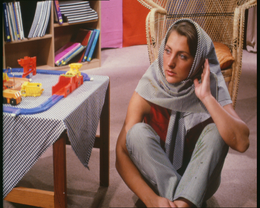
%> input picture barbara.bmp, 260 x 208 px, shrunk from 720 x 576 before the run
$ octave main.m   (GNU Octave 9; MATLAB toolbox functions it lacks are replaced by stand-ins)
%> lines starting %> are read from the running program, lines starting %| are printed output that depends on the picture; in (x1, y1, x2, y2) boxes, pixels count from 0 and x2, y2 are one past the last pixel; in counts of white or black regions, pixels touching at a corner belong together; the program's own positions count from 1
### satv.m
function u = satv(f,lambda,varargin)
%TVRESTORE  Total variation based image restoration.
%   u = TVRESTORE(f,lambda,D,K,noise) simultaneously denoises, deblurs, and
%   inpaints image f using total variation regularization such that K*u is
%   approximately f outside the inpainting region.  Image f may be an MxN
%   grayscale image, a MxNx3 color image, or generally may have any number
%   of channels (e.g., a hyperspectral image).  Parameter lambda balances
%   between deblurring accuracy and noise reduction, where smaller lambda
%   implies stronger noise reduction (but at the cost of deblurring
%   accuracy).
%
%   D is the inpainting region (true = unknown).  D = [] disables
%   inpainting (specifies an empty inpainting region).
%
%   K is the point-spread function.  K = [] disables deconvolution
%   (specifies identity, K*u = u).
%
%   The noise parameter specifies the noise model (case insensitive):
%     'Gaussian' or 'L2'  - (default) the degradation model for additive
%                           white Gaussian noise (AWGN),
%                             f = (exact) + (Gaussian noise)
%     'Laplace' or 'L1'   - additive Laplacian noise, this model is
%                           effective for salt&pepper noise
%     'Poisson'           - each pixel is an independent Poisson random
%                           variable with mean equal to the exact value
%
%   TVRESTORE(...,tol,maxiter) specify the stopping tolerance and the
%   maximum number of iterations.
%
%   TVRESTORE(...,tol,maxiter,plotfun) specifies a plotting callback to
%   customize the display of the solution progress.  plotfun should be the
%   name of a function or a function handle.  An example plotfun is
%
%       function myplot(state, iter, delta, u)
%       switch state
%           case 0  % Running
%               fprintf('  Iter=%4d  Delta=%7.3f\n', iter, delta);
%           case 1  % Converged successfully
%               fprintf('Converged successfully.\n');
%           case 2  % Maximum iterations exceeded
%               fprintf('Maximum number of iterations exceeded.\n');
%       end
%       image(u*255);
%       axis image
%       title(sprintf('Iter=%d  Delta=%.4f', iter, delta));
%       return;
%
%   TVRESTORE(...,tol,maxiter,plotfun,u0) specifies the initial guess u0.
%   By default, the initialization u0 = f is used.
%
%   TVRESTORE approximately solves the minimization problem
%
%                      /
%       Min  TV(u)  +  |        lambda F(K*u,f) dx
%        u             /Omega\D
%
%   where TV(u) denotes the total variation of u and F(.,.) depends on the
%   noise model.  If f has multiple channels, TV is replaced with vectorial
%   TV.  The minimization is solved with the split Bregman method,
%      T. Goldstein and S. Osher,  "The Split Bregman Algorithm for L1
%      Regularized Problems", UCLA CAM Report 08-29.
%
%   See also tvdenoise, tvdeconv, and tvinpaint.

% Pascal Getreuer 2009-2010


% Check first two arguments f and lambda
if nargin < 2
    error('Not enough input argments.');
elseif (~isnumeric(f) && ~islogical(f)) || ndims(f) > 3
    error('First argument must be a numeric 2D or 3D array.');
elseif (~isnumeric(lambda) && ~islogical(lambda)) ...
    || (numel(lambda) ~= 1 && ndims(lambda) ~= 2)
    error('Second argument must be a numeric scalar or 2D array.');
elseif numel(lambda) ~= 1 && ~isequal(size(lambda), [size(f,1),size(f,2)])
    error('lambda must have the same number of rows and columns as the input image.');
end

if nargin == 2 || isempty(varargin)
    % Empty options struct
    opt = [];
elseif isstruct(varargin{1})
    % Options passed as third argument
    opt = varargin{1};
    maxargs = 2;
else
    % Unpack varargin into options struct
    maxargs = min(length(varargin),6);
    opt = {'D', 'K', 'noise', 'tol', 'maxiter', 'plotfun', 'u0'};
    D = varargin{1};
    opt = cell2struct({varargin{2:maxargs}}, {opt{2:maxargs}}, 2);

    if ~isempty(D)
        if (~islogical(D) && ~isnumeric(D)) || ndims(D) ~= 2
            error('D must be a logical or numeric 2D array.');
        elseif ~isequal(size(D), [size(f,1),size(f,2)])
            error('D must have the same number of rows and columns as the input image.');
        end

        if numel(lambda) == 1
            lambda = repmat(lambda, size(D));
        end

        lambda(logical(D)) = 0;
    end

    maxargs = 7;
end

if length(varargin) > maxargs
    error('Too many input arguments.');
end

if isfield(opt, 'noise')
    opt.noise = lower(opt.noise);
end

% Uncomment this line to turn on verbose display
% opt.verbose = 1;


% Call the solver routine
% The forth argument (if specified) is the initial guess u0
u = tvreg_original(f, lambda, opt, varargin{maxargs:end});

%%% 2011. 03. 17 Lee %%%%% NLM weight (denoising) %%%%%%%%%%%%%%%%%%%%%%%%%
%u = tvreg_nlm_denoising(f, lambda, opt, varargin{maxargs:end}); % lee

### tvreg_original.m
function u = tvreg_original(f,lambda,opt,u)

%TVREG  TV regularization solver routine.
%   u = TVREG(f,lambda,opt) approximately solves the problem
%
%                      /
%       Min  TV(u)  +  | lambda F(K*u,f) dx,
%        u             /
%
%   where f is an MxN or MxNxP array specifying the input image, lambda is
%   a nonnegative scalar or MxN array specifying the fidelity weight, and
%   other parameters are given in options struct opt.  opt may contain all
%   or any subset of the following parameters:
%
%      opt.K         2D array, the blur point spread function
%      opt.noise     string, the noise model, which can be
%                    'Gaussian' or 'L2' for the Gaussian noise model
%                    'Laplace' or 'L1'  for the Laplace noise model
%                    'Poisson'          for the Poisson noise model
%      opt.tol       convergence tolerance
%      opt.maxiter   maximum number of iterations
%      opt.gamma1    constraint weight on d = grad u
%      opt.gamma2    constraint weight on z = Ku
%      opt.plotfun   plotting callback function
%      opt.verbose   show verbose information
%
%   Option opt.plotfun should be the name of a function or a function
%   handle.  An example plotfun is
%
%         function myplot(state, iter, delta, u)
%         switch state
%             case 0  % Running
%                 fprintf('  Iter=%4d  Delta=%7.3f\n', iter, delta);
%             case 1  % Converged successfully
%                 fprintf('Converged successfully.\n');
%             case 2  % Maximum iterations exceeded
%                 fprintf('Maximum number of iterations exceeded.\n');
%         end
%         image(u*255);
%         axis image
%         title(sprintf('Iter=%d  Delta=%.4f', iter, delta));
%         return;
%
%   TVREG(f,lambda,opt,u0) specifies the initial guess u0.  By default, the
%   initialization u0 = f is used.
%
%   The minimization is solved with the split Bregman method,
%      T. Goldstein and S. Osher,  "The Split Bregman Algorithm for L1
%      Regularized Problems", UCLA CAM Report 08-29.
%
%   See also tvdenoise, tvdeconv, tvinpaint, and tvrestore.

% Pascal Getreuer 2009-2010

% Implementation notes:
%
% This is the pure M-code version of the solver.  It is "functionally
% equivalent" to the MEX function version in tvreg.c, meaning for the same
% input parameters, they should converge to similar solutions.  However,
% the two versions do not always use the same algorithm.  The changes are
% to adjust to the limitations of the MATLAB environment.
%
% For the u-subproblem when K is identity (i.e., denoising or inpainting),
% we use Jacobi iteration here instead of Gauss-Seidel.  Gauss-Seidel could
% be implemented directly as a loop, in which case efficiency depends on
% the accelerated interpreter.  Another possibility is to use sparse matrix
% operations.  But here for simplicity we use Jacobi, which is easily
% vectorized.
%
% For the u-subproblem when K is symmetric, it can be efficiently solved
% using DCT transforms, but it is not possible here.  The functions "dct2"
% and "idct2" are only available with the Image Toolbox, and sadly, they
% are implemented naively, using symmetric extension followed by FFT!  This
% undermines the efficiency that we would gain with the DCT.  Here we use
% the FFT for all deconvolution problems.


%
% Input parsing
%

% Check first two arguments f and lambda
if nargin < 2
    error('Not enough input argments.');
elseif (~isnumeric(f) && ~islogical(f)) || ndims(f) > 3
    error('First argument must be a numeric 2D or 3D array.');
elseif (~isnumeric(lambda) && ~islogical(lambda)) ...
    || (numel(lambda) ~= 1 && ndims(lambda) ~= 2)
    error('Second argument must be a numeric scalar or 2D array.');
elseif numel(lambda) ~= 1 && ~isequal(size(lambda),[size(f,1),size(f,2)])
    error('lambda must have the same number of rows and columns as the input image.');
end

if nargin < 4
    if nargin < 3
        opt = struct([]);
    end

    u = f;
end

% Set defaults
K = 1;  %[ ]
noise = 'l2';
tol = 1e-3; %original tol 1e-3
maxiter = 50; %original maxiter 100
gamma1 = 5;%%%%%%%%%%%%%%%5
gamma2 = 8;%%%%%%%%%%%%%%%%%8;
plotfun = [];
verbose = 0;

% Unpack opt struct
unpackopt(opt);

% Check scalar parameters
if ~isnumericscalar(tol)
    error('tol should be a numeric scalar.');
elseif ~isnumericscalar(maxiter)
    error('maxiter should be a numeric scalar.');
elseif ~isnumericscalar(gamma1)
    error('gamma1 should be a numeric scalar.');
elseif ~isnumericscalar(gamma2)
    error('gamma2 should be a numeric scalar.');
end

% Check K
if ~isempty(K)
    if (~isnumeric(K) && ~islogical(K)) || ndims(K) ~= 2
        error('K must be a numeric 2D array.');
    elseif sum(K(:)) == 0
        error('K must have nonzero sum.');
    end
end

% Check noise
if ~ischar(noise)
    error('noise model must be a string.');
else
    switch lower(noise)
        case {'l2','l^2','gaussian'}
            noise = '2';
        case {'l1','l^1','laplace','laplacian'}
            noise = '1';
        case {'poisson'}
            noise = 'p';
            f = max(0,f);
            u = max(0,u);
        otherwise
            error('Unknown noise model ''%s''.',noise);
    end
end

% Check plotfun
if ~isempty(plotfun) && ~ischar(plotfun) ...
        && ~isa(plotfun,'function_handle')
    error('plotfun must be the name of a function or a function handle.');
end

% Check initial u
if ~isequal(size(u), size(f))
    error('u0 must have the same size as the input image.');
end

[N1,N2,N3] = size(f); %#ok<NASGU>

if isempty(K)
    fftK = ones(2*N1,2*N2);
    DeconvFlag = false;
elseif sum(K(:)) == 0
    error('K must have nonzero sum.');
else
    K = double(K);
    Kpad = zeros(2*N1,2*N2);
    [k1,k2] = size(K);

    if k1 > 2*N1 || k2 > 2*N2
        error('K cannot be larger than the image.');
    end

    Kpad([end+1-floor(k1/2):end,1:ceil(k1/2)], ...
        [end+1-floor(k2/2):end,1:ceil(k2/2)]) = K;
    fftK = fft2(Kpad);
    DeconvFlag = true;
end

UseZ = (noise ~= '2' || (DeconvFlag && numel(lambda) ~= 1));

if verbose > 0
    % Verbose information
    fprintf('f         : [%d x %d x %d]\n', N1, N2, N3);
    fprintf('lambda    : ');

    if numel(lambda) == 1
        fprintf('%g\n', lambda);
    else
        fprintf('[%d x %d]\n', size(lambda,1), size(lambda,2));
    end

    fprintf('K         : ');

    if ~DeconvFlag
        fprintf('(identity)\n');
    else
        fprintf('[%d x %d]\n', size(K,1), size(K,2));
    end

    fprintf('tol       : %g\n', tol);
    fprintf('max iter  : %d\n', maxiter);
    fprintf('gamma1    : %g\n', gamma1);
    fprintf('gamma2    : %g\n', gamma2);
    fprintf('noise     : ');

    switch noise
        case '2'
            fprintf('L2\n');
        case '1'
            fprintf('L1\n');
        case 'p'
            fprintf('Poisson\n');
    end

    fprintf('plotting  : ');

    if isempty(plotfun)
        fprintf('none\n');
    else
        fprintf('custom\n');
    end

    fprintf('algorithm : split Bregman ');

    if UseZ
        fprintf('(d = grad u, z = Ku) ');
    else
        fprintf('(d = grad u) ');
    end

    if ~DeconvFlag
        fprintf('Gauss-Seidel ');
    else
        fprintf('Fourier ');
    end

    fprintf('u-solver\n');
    fprintf('implement : M-code\n');
end


%
% Initializations
%

f = double(f);
u = double(u);
dx = zeros(size(f));
dy = zeros(size(f));
dtildex = zeros(size(f));
dtildey = zeros(size(f));
iter = 0;

id = [2:N1,N1];
iu = [1,1:N1-1];
ir = [2:N2,N2];
il = [1,1:N2-1];

normf = norm(f(:));
f_0 = f;

if DeconvFlag
    Lap = zeros(2*N1,2*N2);
    Lap([end,1,2],[end,1,2]) = [0,1,0;1,-4,1;0,1,0];
end

delta = (tol + (tol == 0))*1000;

% if ~isempty(plotfun)
%     feval(plotfun, 0, iter, delta, u);
%     drawnow;
% end

if ~UseZ
    %
    % Simplified algorithm for Gaussian noise model and no inpainting
    %

    if DeconvFlag
        fftmul = ( (lambda/gamma1)*abs(fftK).^2 - real(fft2(Lap)) ).^-1;
        fftK = fftK(:,:,ones(1,N3));
        fftmul = fftmul(:,:,ones(1,N3));
        fftmKf = (lambda/gamma1)*conj(fftK).*fft2(addpad(f));
    end

    if numel(lambda) > 1
        lambda = lambda(:,:,ones(N3,1));
    end

    while iter < maxiter
        %f= f+(f_0-u); %% Lee 110827
        iter = iter + 1;

        if DeconvFlag
            ulast = u;
            u = cutpad(real(ifft2( fftmul.*(fftmKf ...
                - fft2(addpad(dtildex - dtildex(:,il,:) ...
                + dtildey - dtildey(iu,:,:)))) )));
            udiff = norm(u(:) - ulast(:),2);
        elseif numel(lambda) == 1
            [u,udiff] = uupdate(lambda/gamma1,(lambda/gamma1)*f,...
                dtildex,dtildey,u);
        else
            unew = ((lambda/gamma1).*f - dtildex + dtildex(:,il,:) ...
                - dtildey + dtildey(iu,:,:)...
                + u(iu,:,:) + u(id,:,:) ...
                + u(:,il,:) + u(:,ir,:) + 4*u)...
                ./ (lambda/gamma1 + 8);
            udiff = norm(unew(:) - u(:),2);
            u = unew;
        end

        delta = udiff/normf;

        if iter >= 2 && delta <= tol
%             if ~isempty(plotfun)
%                 feval(plotfun, 1, iter, delta, u);
%                 drawnow;
%             end
            iter
            return;
        end

        dx = (u(:,ir,:) - u) + dx - dtildex;
        dy = (u(id,:,:) - u) + dy - dtildey;
        [dxnew,dynew] = shrink2(dx,dy,1/gamma1);

        dtildex = 2*dxnew - dx;
        dtildey = 2*dynew - dy;
        dx = dxnew;
        dy = dynew;

%         if ~isempty(plotfun)
%             feval(plotfun, 0, iter, delta, u);
%             drawnow;
%         end
    end
    iter
else
    %
    % General algorithm for any noise model and parameters
    %

    z = u;
    b2 = zeros(size(f));

    if numel(lambda) > 1
        lambda = lambda(:,:,ones(N3,1));
    end

    if DeconvFlag
        fftmul = ( (gamma2/gamma1)*abs(fftK).^2 - real(fft2(Lap)) ).^-1;
        fftK = fftK(:,:,ones(1,N3));
        fftmul = fftmul(:,:,ones(1,N3));
    end

    % Bregman iteration main loop
    while iter < maxiter
        iter = iter + 1;

        % Solve the u subproblem
        if DeconvFlag
            ulast = u;
            fftu = fftmul.*( ...
                (gamma2/gamma1)*conj(fftK).*fft2(addpad(z - b2)) ...
                - fft2(addpad(dtildex - dtildex(:,il,:) ...
                + dtildey - dtildey(iu,:,:))) );
            u = cutpad(real(ifft2(fftu)));
            Ku = cutpad(real(ifft2(fftK.*fftu)));
            udiff = norm(u(:) - ulast(:),2);
        else
            [u,udiff] = uupdate(gamma2/gamma1,(gamma2/gamma1)*(z - b2),...
                dtildex,dtildey,u);
            Ku = u;
        end

        delta = udiff/normf;

        % Check for convergence
        if iter >= 3 && delta <= tol
            if ~isempty(plotfun)
                feval(plotfun, 1, iter, delta, u);
                drawnow;
            end
            return;
        end

        % Solve the d subproblem
        dx = (u(:,ir,:) - u) + dx - dtildex;
        dy = (u(id,:,:) - u) + dy - dtildey;
        [dxnew,dynew] = shrink2(dx,dy,1/gamma1);

        % Update Bregman variables
        dtildex = 2*dxnew - dx;
        dtildey = 2*dynew - dy;
        dx = dxnew;
        dy = dynew;

        % Solve the z subproblem
        switch noise
            case '2'
                z = (Ku + b2 + (lambda/gamma2).*f)./(1 + lambda/gamma2);
            case '1'
                z = Ku - f + b2;
                z = f + max(0,abs(z) - lambda/gamma2).*sign(z);
            case 'p'
                t = (Ku + b2 - lambda/gamma2)/2;
                z = t + sqrt(t.^2 + (lambda/gamma2).*f);
        end

        % Update Bregman variables
        b2 = b2 + Ku - z;

        if ~isempty(plotfun)
            feval(plotfun, 0, iter, delta, u);
            drawnow;
        end
    end
end


% Iterations exceeded maxiter
if ~isempty(plotfun)
    feval(plotfun, 2, iter, delta, u);
    drawnow;
end
return;


function unpackopt(opt)
% Unpack options struct
names = fieldnames(opt);

for k = 1:length(names)
    field = getfield(opt,names{k}); %#ok<GFLD>

    if isempty(field)
        continue;
    elseif isempty(strmatch(names{k},{'K', 'noise', 'tol', 'maxiter', ...
            'gamma1', 'gamma2', 'plotfun', 'verbose'}))
        warning(sprintf('Ignoring unknown option ''%s''.', ...
            names{k})); %#ok<WNTAG,SPWRN>
    else
        assignin('caller', names{k}, field);
    end
end
return;


function t = isnumericscalar(x)
% Test if variable is a numeric scalar
t = ((isnumeric(x) || islogical(x)) && numel(x) == 1);
return;


function [dx,dy] = shrink2(dx,dy,Thresh)
% Vectorial shrinkage (soft-threholding)
%   [dxnew,dynew] = SHRINK2(dx,dy,Thresh)
s = sqrt(sum(dx.^2 + dy.^2,3));
s = max(0,s - Thresh)./max(1e-12,s);
dx = s(:,:,ones(1,size(dx,3))).*dx;
dy = s(:,:,ones(1,size(dx,3))).*dy;
return;


% [13 lines left out: function uupdate, not called in this run]


function f = addpad(f)
% Double image size in both dimensions by symmetric extension
[N1,N2,N3] = size(f); %#ok<NASGU>
f = f([1:N1,N1:-1:1],[1:N2,N2:-1:1],:);
return;


function f = cutpad(f)
% Crop an image to its top-left quarter
[N1,N2,N3] = size(f); %#ok<NASGU>
f = f(1:N1/2,1:N2/2,:);
return;

### main.m
clc, clear;
I = im2double(imread('barbara.bmp'));

lambda = 2.5;

% structure image
S = satv(I,lambda,[],[],'L2');
%> in satv, `D = varargin{1};`: D = []
%> in satv, `opt.noise = lower(opt.noise);`: opt.noise = 'l2'
%> in unpackopt, `names = fieldnames(opt);`: names = {'K', 'noise'}
%> the loop in unpackopt, `for k = 1:length(names)` made 2 passes
%> field on pass 2: 'l2'
%> in tvreg_original, `Kpad([end+1-floor(k1/2):end,1:ceil(k1/2)], [end+1-floor(k2/2):end,1:ce..`:
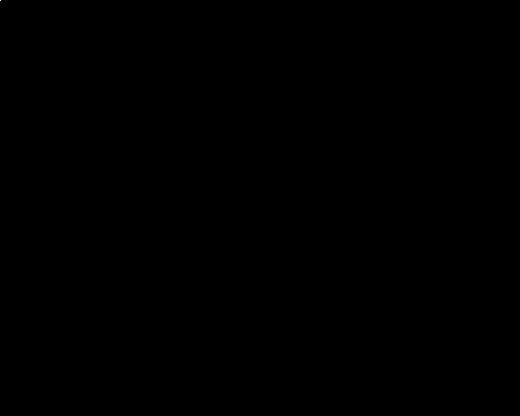
%> Kpad: size 416x520 double; values 0 (black) and 1 (white), 0% white in thin lines or dots, all inside (x1, y1, x2, y2) = (0, 0, 1, 1)
%> in tvreg_original, `normf = norm(f(:));`: normf = 191.1
%> in addpad, `f = f([1:N1,N1:-1:1],[1:N2,N2:-1:1],:);`:
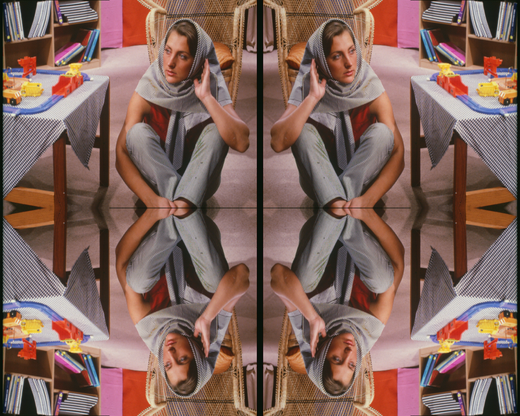
%> f: size 416x520x3 double; mean R, G, B 0.513, 0.397, 0.363
%> the loop in tvreg_original, `while iter < maxiter` made 20 passes
%> (udiff, delta) on passes 1 to 12: (24.14, 0.126), (8.72, 0.0456), (5.13, 0.0269), (4.34, 0.0227), (2.96, 0.0155), (1.93, 0.0101), (1.33, 0.00698), (0.986, 0.00516), (0.773, 0.00405), (0.619, 0.00324), (0.503, 0.00263), (0.424, 0.00222)
%> pass 1, in cutpad, `f = f(1:N1/2,1:N2/2,:);`:
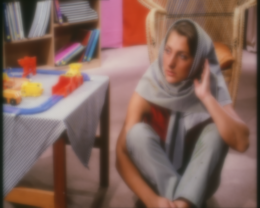
%> f: size 208x260x3 double; mean R, G, B 0.513, 0.397, 0.363; mean of the top-left, top-right, bottom-left and bottom-right quarters 0.477, 0.435, 0.39, 0.395
%> pass 1, in tvreg_original, `dx = (u(:,ir,:) - u) + dx - dtildex;`:
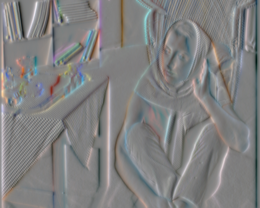
%> dx: size 208x260x3 double; mean R, G, B 1.28e-05, -3.45e-05, -1.43e-05; drawn with min black and max white
%> pass 1, in tvreg_original, `dy = (u(id,:,:) - u) + dy - dtildey;`:
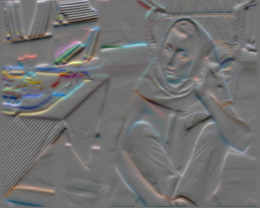
%> dy: size 208x260x3 double; mean R, G, B -0.000607, -0.000462, -0.000491; drawn with min black and max white
%> pass 1, in shrink2, `s = sqrt(sum(dx.^2 + dy.^2,3));`:
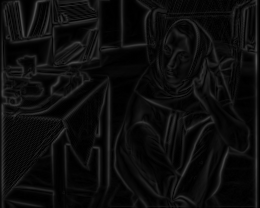
%> s: size 208x260 double; min 0, max 0.326, mean 0.0515

T = I - S;
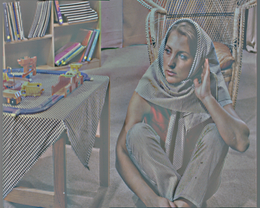
%> T: size 208x260x3 double; mean R, G, B 0.00122, 0.000922, 0.000924; drawn with min black and max white

figure, imshow(S);
figure, imshow(mat2gray(T));
